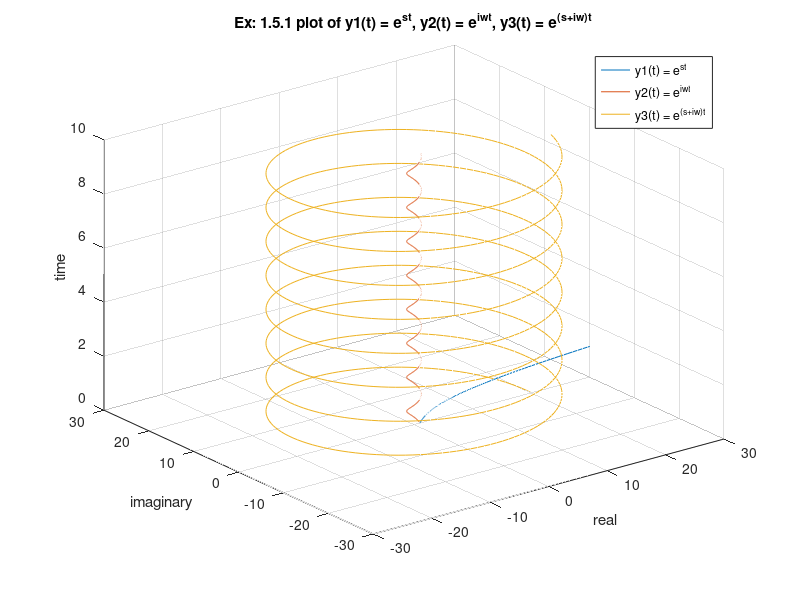

MATLAB code for this plot:
% Example 1.5.1: Describe the paths of the numbers e^{st} and e^{iwt} and 
% e^{(s+iw)t} in the complex plane (real s and real w). The time t goes from 0 
% to infinity. Those paths start at 1.
%
% run with $ matlab -batch "ex_1"
t = 0.0:0.01:10.0;
s = 3;
w = 5;

y1 = exp(s*t);
y2 = exp(1i*w*t);
y3 = exp((s+(1i*w)*t));

f = figure;
plot3(real(y1),imag(y1), t, real(y2),imag(y2), t, real(y3),imag(y3), t);

legend("y1(t) = e^{st}", "y2(t) = e^{iwt}", "y3(t) = e^{(s+iw)t}");

ylim([-30 30]);
xlim([-30 30]);
xlim([-30 30]);
grid on;
title("Ex: 1.5.1 plot of y1(t) = e^{st}, y2(t) = e^{iwt}, y3(t) = e^{(s+iw)t}");
xlabel("real");
ylabel("imaginary");
zlabel("time")

uiwait(f);
